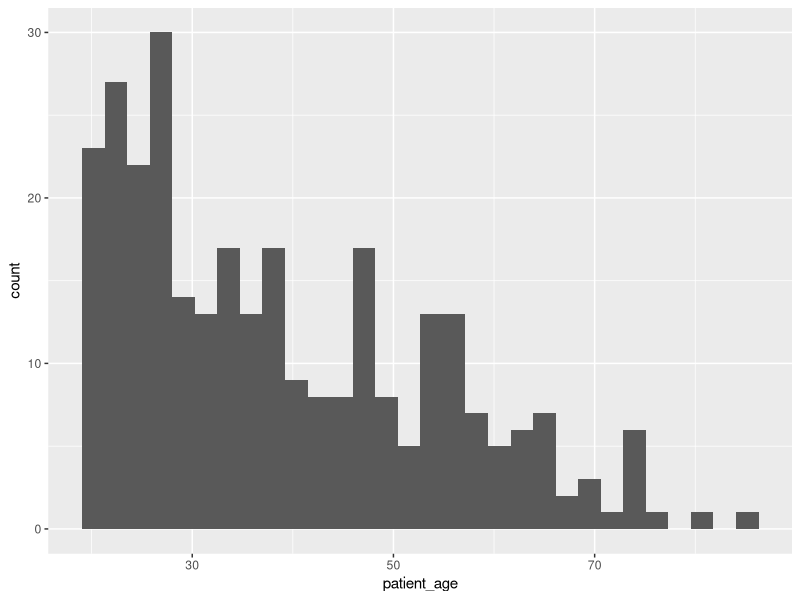
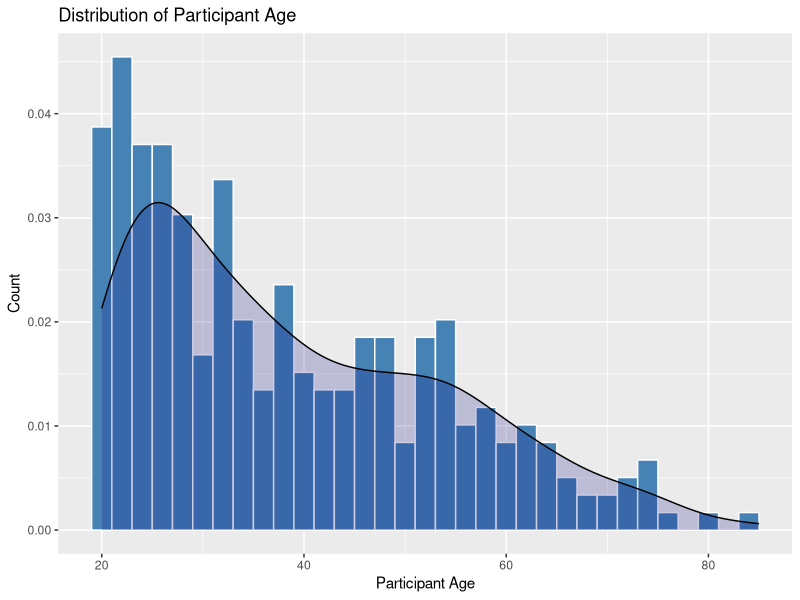
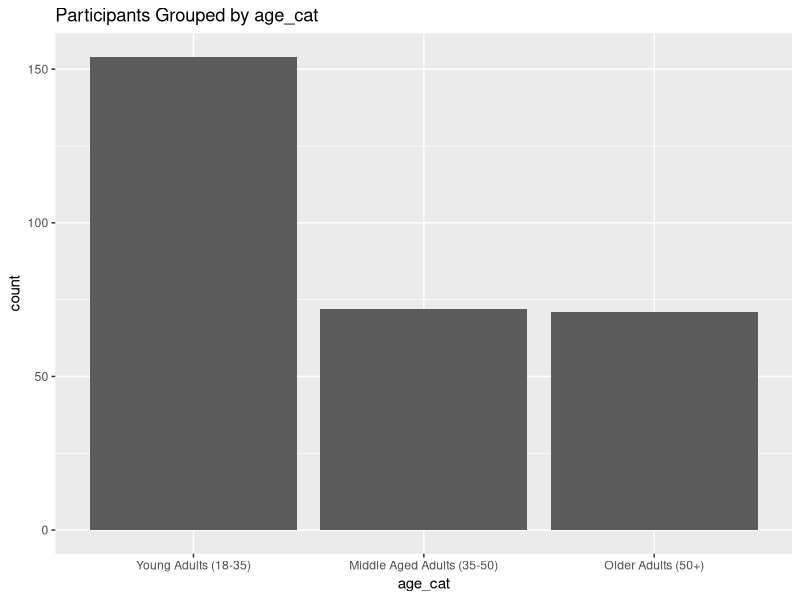
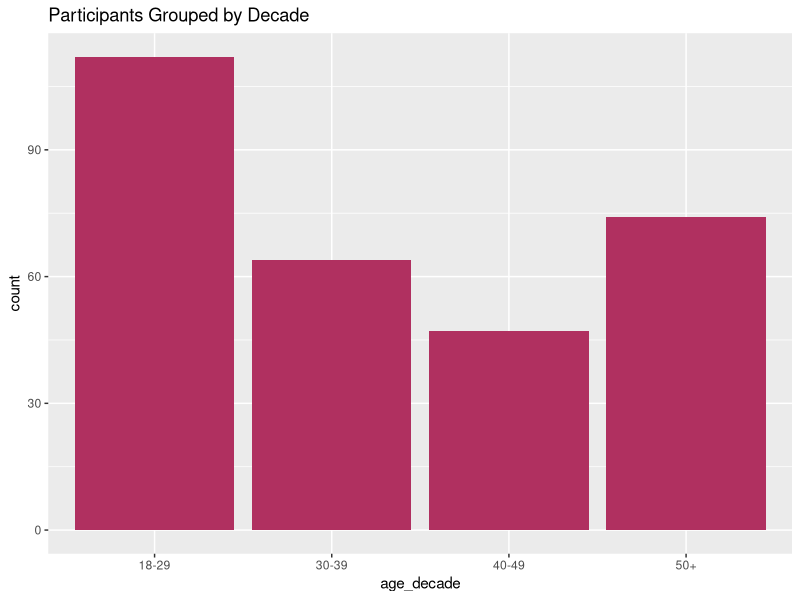

R code for these plots, in order:
############################
## Prelim Analyses - Coding
## 
############################

## Prelim Analysis Plan:
## 1. LOAD
## 2. CLEAN
## 3. RECODE
## 4. CALCULATE
## 5. ANALYZE

## 1. LOAD LIBRARIES; UPLOAD DATA

# load libraries
library(tidyverse)

# find directory location
getwd()

# load dataset (raw, NOT labels version)
raw_LSU = read.csv(file = "./data/LonelinessAndSubstan-ALLDATA_DATA_2025-12-08_1344.csv")


# check that everything worked
skimr::skim(raw_LSU)
names(raw_LSU)
raw_LSU
view(raw_LSU) # <- use to view file from RStudio


## 2. EXPLORATORY ANALYSIS

# Age ('patient_age')
raw_LSU |> 
  summarise(
    age_mean = mean(patient_age),
    age_sd = sd(patient_age))
    
ggplot(data = raw_LSU, aes(x = patient_age))+
geom_histogram()

skimr::skim(raw_LSU, patient_age)

# Age by decade
age_df <- raw_LSU |> 
  mutate(
    age_decade = cut(
      patient_age,
      breaks = c(18, 30, 40, 50, Inf),
      labels = c("18-29", "30-39", "40-49", "50+"),
      right = FALSE),
    age_decade = factor(
      age_decade,
      levels = c(
        "18-29",
        "30-39",
        "40-49",
        "50+")))

# Age by category
age_df <- age_df |> 
  mutate(
    age_cat = case_when(
      patient_age >= 18 & patient_age <= 35 ~ "Young Adults (18-35)",
      patient_age >= 35 & patient_age <= 50 ~ "Middle Aged Adults (35-50)",
      patient_age >= 50 ~ "Older Adults (50+)"),
    age_cat = factor(
      age_cat,
      levels = c(
        "Young Adults (18-35)",
        "Middle Aged Adults (35-50)",
        "Older Adults (50+)")))
  
# Age continuous Histogram
ggplot(age_df, aes(x = patient_age)) +
  geom_histogram(aes(y = ..density..),
                 binwidth = 2, fill = "steelblue", color = "white")+
  geom_density(alpha = .2, fill = "navy") +
  labs(title = "Distribution of Participant Age", x = "Participant Age", y = "Count")

# Age by categories (18-35, 35-50, 50+)
ggplot(age_df, aes(x = age_cat)) + 
  geom_bar(fill = "grey36") +
  labs(title = "Participants Grouped by age_cat")

# Age by decade
ggplot(age_df, aes(x = age_decade)) + 
  geom_bar(fill = "maroon") +
  labs(title = "Participants Grouped by Decade")

# Continuous Age Summary
age_df |> 
  summarise(
    mean_age = mean(patient_age),
    sd_age = sd(patient_age),
    median_age = median(patient_age),
    IQR_age = IQR(patient_age),
    min_age = min(patient_age),
    max_age = max(patient_age))





## 2. CLEAN DATA FOR PRELIM ANALYSIS

# view var names
var_names = names(raw_LSU)
view(var_names)
class(var_names)
var_names = data.frame(variable = var_names)
#write_csv(var_names, "var_names_table.csv")

# select needed variables
loneliness_df = raw_LSU |> 
  select(
    record_id,
    patient_age,
    patient_gender,
    patient_ethnicity,
    patient_race,
    males,
    females,
    alcohol_1,
    marijuana_1,
    drugs,
    cocaine_1,
    heroin_1,
    in_tune,
    companion,
    turn_to,
    alone,
    group,
    common,
    close,
    interest_ideas,
    outgoing,
    close_people,
    left_out,
    relationship,
    knows_you,
    isolated,
    companionship,
    understand,
    shy,
    around_you,
    talk_to,
    turn,
    gad_score,
    phq_score)

view(loneliness_df)



# recode dichot variables from 1(yes) 2(no) -> 1(yes) 0(no)
loneliness_df = loneliness_df |> 
  mutate(
    gender = case_when(
      patient_gender == 1 ~ 1,
      patient_gender == 2 ~ 0,
      TRUE                ~ NA),
    alcohol = case_when(
      alcohol_1 == 1 ~ 1,
      alcohol_1 == 2 ~ 0,
      TRUE           ~ NA),
    marijuana = case_when(
      marijuana_1 == 1 ~ 1,
      marijuana_1 == 2 ~ 0,
      TRUE             ~ NA),
    cocaine = case_when(
      cocaine_1 == 1 ~ 1,
      cocaine_1 == 2 ~ 0,
      TRUE           ~ NA),
    heroin = case_when(
      heroin_1 == 1 ~ 1,
      heroin_1 == 2 ~ 0,
      TRUE          ~ NA)
    )
  

## 3. Table 1 - Overall prevalence and prevalence by loneliness


## 4. Table 2 - Logistic Regression
















